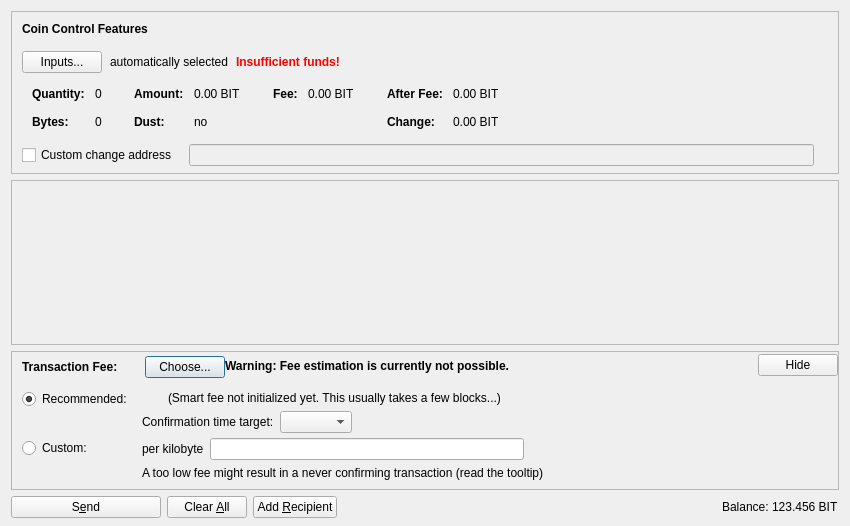
<?xml version="1.0" encoding="UTF-8"?>
<ui version="4.0">
 <class>SendCoinsDialog</class>
 <widget class="QDialog" name="SendCoinsDialog">
  <property name="geometry">
   <rect>
    <x>0</x>
    <y>0</y>
    <width>850</width>
    <height>526</height>
   </rect>
  </property>
  <property name="windowTitle">
   <string>Send Coins</string>
  </property>
  <layout class="QVBoxLayout" name="verticalLayout" stretch="0,1,0,0">
   <property name="bottomMargin">
    <number>8</number>
   </property>
   <item>
    <widget class="QFrame" name="frameCoinControl">
     <property name="sizePolicy">
      <sizepolicy hsizetype="Expanding" vsizetype="Expanding">
       <horstretch>0</horstretch>
       <verstretch>0</verstretch>
      </sizepolicy>
     </property>
     <property name="maximumSize">
      <size>
       <width>16777215</width>
       <height>16777215</height>
      </size>
     </property>
     <property name="frameShape">
      <enum>QFrame::StyledPanel</enum>
     </property>
     <property name="frameShadow">
      <enum>QFrame::Sunken</enum>
     </property>
     <layout class="QVBoxLayout" name="verticalLayoutCoinControl2">
      <property name="spacing">
       <number>0</number>
      </property>
      <property name="leftMargin">
       <number>0</number>
      </property>
      <property name="topMargin">
       <number>0</number>
      </property>
      <property name="rightMargin">
       <number>0</number>
      </property>
      <property name="bottomMargin">
       <number>6</number>
      </property>
      <item>
       <layout class="QVBoxLayout" name="verticalLayoutCoinControl" stretch="0,0,0,0,1">
        <property name="spacing">
         <number>0</number>
        </property>
        <property name="leftMargin">
         <number>10</number>
        </property>
        <property name="topMargin">
         <number>10</number>
        </property>
        <item>
         <layout class="QHBoxLayout" name="horizontalLayoutCoinControl1">
          <property name="bottomMargin">
           <number>15</number>
          </property>
          <item>
           <widget class="QLabel" name="labelCoinControlFeatures">
            <property name="sizePolicy">
             <sizepolicy hsizetype="Preferred" vsizetype="Maximum">
              <horstretch>0</horstretch>
              <verstretch>0</verstretch>
             </sizepolicy>
            </property>
            <property name="font">
             <font>
              <weight>75</weight>
              <bold>true</bold>
             </font>
            </property>
            <property name="styleSheet">
             <string notr="true">font-weight:bold;</string>
            </property>
            <property name="text">
             <string>Coin Control Features</string>
            </property>
           </widget>
          </item>
         </layout>
        </item>
        <item>
         <layout class="QHBoxLayout" name="horizontalLayoutCoinControl2" stretch="0,0,0,0">
          <property name="spacing">
           <number>8</number>
          </property>
          <property name="bottomMargin">
           <number>10</number>
          </property>
          <item>
           <widget class="QPushButton" name="pushButtonCoinControl">
            <property name="styleSheet">
             <string notr="true"/>
            </property>
            <property name="text">
             <string>Inputs...</string>
            </property>
            <property name="autoDefault">
             <bool>false</bool>
            </property>
           </widget>
          </item>
          <item>
           <widget class="QLabel" name="labelCoinControlAutomaticallySelected">
            <property name="text">
             <string>automatically selected</string>
            </property>
            <property name="margin">
             <number>5</number>
            </property>
           </widget>
          </item>
          <item>
           <widget class="QLabel" name="labelCoinControlInsuffFunds">
            <property name="font">
             <font>
              <weight>75</weight>
              <bold>true</bold>
             </font>
            </property>
            <property name="styleSheet">
             <string notr="true">color:red;font-weight:bold;</string>
            </property>
            <property name="text">
             <string>Insufficient funds!</string>
            </property>
            <property name="margin">
             <number>5</number>
            </property>
           </widget>
          </item>
          <item>
           <spacer name="horizontalSpacerCoinControl">
            <property name="orientation">
             <enum>Qt::Horizontal</enum>
            </property>
            <property name="sizeHint" stdset="0">
             <size>
              <width>40</width>
              <height>1</height>
             </size>
            </property>
           </spacer>
          </item>
         </layout>
        </item>
        <item>
         <widget class="QWidget" name="widgetCoinControl" native="true">
          <property name="sizePolicy">
           <sizepolicy hsizetype="Preferred" vsizetype="Preferred">
            <horstretch>0</horstretch>
            <verstretch>0</verstretch>
           </sizepolicy>
          </property>
          <property name="minimumSize">
           <size>
            <width>0</width>
            <height>0</height>
           </size>
          </property>
          <property name="styleSheet">
           <string notr="true"/>
          </property>
          <layout class="QHBoxLayout" name="horizontalLayoutCoinControl5">
           <property name="leftMargin">
            <number>0</number>
           </property>
           <property name="topMargin">
            <number>0</number>
           </property>
           <property name="rightMargin">
            <number>0</number>
           </property>
           <property name="bottomMargin">
            <number>0</number>
           </property>
           <item>
            <layout class="QHBoxLayout" name="horizontalLayoutCoinControl3" stretch="0,0,0,1">
             <property name="spacing">
              <number>20</number>
             </property>
             <property name="topMargin">
              <number>0</number>
             </property>
             <property name="bottomMargin">
              <number>10</number>
             </property>
             <item>
              <layout class="QFormLayout" name="formLayoutCoinControl1">
               <property name="horizontalSpacing">
                <number>10</number>
               </property>
               <property name="verticalSpacing">
                <number>14</number>
               </property>
               <property name="leftMargin">
                <number>10</number>
               </property>
               <property name="topMargin">
                <number>4</number>
               </property>
               <property name="rightMargin">
                <number>6</number>
               </property>
               <item row="0" column="0">
                <widget class="QLabel" name="labelCoinControlQuantityText">
                 <property name="font">
                  <font>
                   <weight>75</weight>
                   <bold>true</bold>
                  </font>
                 </property>
                 <property name="text">
                  <string>Quantity:</string>
                 </property>
                 <property name="margin">
                  <number>0</number>
                 </property>
                </widget>
               </item>
               <item row="0" column="1">
                <widget class="QLabel" name="labelCoinControlQuantity">
                 <property name="cursor">
                  <cursorShape>IBeamCursor</cursorShape>
                 </property>
                 <property name="contextMenuPolicy">
                  <enum>Qt::ActionsContextMenu</enum>
                 </property>
                 <property name="text">
                  <string notr="true">0</string>
                 </property>
                 <property name="margin">
                  <number>0</number>
                 </property>
                 <property name="textInteractionFlags">
                  <set>Qt::LinksAccessibleByMouse|Qt::TextSelectableByKeyboard|Qt::TextSelectableByMouse</set>
                 </property>
                </widget>
               </item>
               <item row="1" column="0">
                <widget class="QLabel" name="labelCoinControlBytesText">
                 <property name="font">
                  <font>
                   <weight>75</weight>
                   <bold>true</bold>
                  </font>
                 </property>
                 <property name="text">
                  <string>Bytes:</string>
                 </property>
                </widget>
               </item>
               <item row="1" column="1">
                <widget class="QLabel" name="labelCoinControlBytes">
                 <property name="cursor">
                  <cursorShape>IBeamCursor</cursorShape>
                 </property>
                 <property name="contextMenuPolicy">
                  <enum>Qt::ActionsContextMenu</enum>
                 </property>
                 <property name="text">
                  <string notr="true">0</string>
                 </property>
                 <property name="textInteractionFlags">
                  <set>Qt::LinksAccessibleByMouse|Qt::TextSelectableByKeyboard|Qt::TextSelectableByMouse</set>
                 </property>
                </widget>
               </item>
              </layout>
             </item>
             <item>
              <layout class="QFormLayout" name="formLayoutCoinControl2">
               <property name="horizontalSpacing">
                <number>10</number>
               </property>
               <property name="verticalSpacing">
                <number>14</number>
               </property>
               <property name="leftMargin">
                <number>6</number>
               </property>
               <property name="topMargin">
                <number>4</number>
               </property>
               <property name="rightMargin">
                <number>6</number>
               </property>
               <item row="0" column="0">
                <widget class="QLabel" name="labelCoinControlAmountText">
                 <property name="font">
                  <font>
                   <weight>75</weight>
                   <bold>true</bold>
                  </font>
                 </property>
                 <property name="text">
                  <string>Amount:</string>
                 </property>
                 <property name="margin">
                  <number>0</number>
                 </property>
                </widget>
               </item>
               <item row="0" column="1">
                <widget class="QLabel" name="labelCoinControlAmount">
                 <property name="cursor">
                  <cursorShape>IBeamCursor</cursorShape>
                 </property>
                 <property name="contextMenuPolicy">
                  <enum>Qt::ActionsContextMenu</enum>
                 </property>
                 <property name="text">
                  <string notr="true">0.00 BIT</string>
                 </property>
                 <property name="textInteractionFlags">
                  <set>Qt::LinksAccessibleByMouse|Qt::TextSelectableByKeyboard|Qt::TextSelectableByMouse</set>
                 </property>
                </widget>
               </item>
               <item row="1" column="0">
                <widget class="QLabel" name="labelCoinControlLowOutputText">
                 <property name="font">
                  <font>
                   <weight>75</weight>
                   <bold>true</bold>
                  </font>
                 </property>
                 <property name="text">
                  <string>Dust:</string>
                 </property>
                </widget>
               </item>
               <item row="1" column="1">
                <widget class="QLabel" name="labelCoinControlLowOutput">
                 <property name="cursor">
                  <cursorShape>IBeamCursor</cursorShape>
                 </property>
                 <property name="contextMenuPolicy">
                  <enum>Qt::ActionsContextMenu</enum>
                 </property>
                 <property name="text">
                  <string notr="true">no</string>
                 </property>
                 <property name="textInteractionFlags">
                  <set>Qt::LinksAccessibleByMouse|Qt::TextSelectableByKeyboard|Qt::TextSelectableByMouse</set>
                 </property>
                </widget>
               </item>
              </layout>
             </item>
             <item>
              <layout class="QFormLayout" name="formLayoutCoinControl3">
               <property name="horizontalSpacing">
                <number>10</number>
               </property>
               <property name="verticalSpacing">
                <number>14</number>
               </property>
               <property name="leftMargin">
                <number>6</number>
               </property>
               <property name="topMargin">
                <number>4</number>
               </property>
               <property name="rightMargin">
                <number>6</number>
               </property>
               <item row="0" column="0">
                <widget class="QLabel" name="labelCoinControlFeeText">
                 <property name="font">
                  <font>
                   <weight>75</weight>
                   <bold>true</bold>
                  </font>
                 </property>
                 <property name="text">
                  <string>Fee:</string>
                 </property>
                 <property name="margin">
                  <number>0</number>
                 </property>
                </widget>
               </item>
               <item row="0" column="1">
                <widget class="QLabel" name="labelCoinControlFee">
                 <property name="cursor">
                  <cursorShape>IBeamCursor</cursorShape>
                 </property>
                 <property name="contextMenuPolicy">
                  <enum>Qt::ActionsContextMenu</enum>
                 </property>
                 <property name="text">
                  <string notr="true">0.00 BIT</string>
                 </property>
                 <property name="textInteractionFlags">
                  <set>Qt::LinksAccessibleByMouse|Qt::TextSelectableByKeyboard|Qt::TextSelectableByMouse</set>
                 </property>
                </widget>
               </item>
              </layout>
             </item>
             <item>
              <layout class="QFormLayout" name="formLayoutCoinControl4">
               <property name="horizontalSpacing">
                <number>10</number>
               </property>
               <property name="verticalSpacing">
                <number>14</number>
               </property>
               <property name="leftMargin">
                <number>6</number>
               </property>
               <property name="topMargin">
                <number>4</number>
               </property>
               <property name="rightMargin">
                <number>6</number>
               </property>
               <item row="0" column="0">
                <widget class="QLabel" name="labelCoinControlAfterFeeText">
                 <property name="font">
                  <font>
                   <weight>75</weight>
                   <bold>true</bold>
                  </font>
                 </property>
                 <property name="text">
                  <string>After Fee:</string>
                 </property>
                 <property name="margin">
                  <number>0</number>
                 </property>
                </widget>
               </item>
               <item row="0" column="1">
                <widget class="QLabel" name="labelCoinControlAfterFee">
                 <property name="cursor">
                  <cursorShape>IBeamCursor</cursorShape>
                 </property>
                 <property name="contextMenuPolicy">
                  <enum>Qt::ActionsContextMenu</enum>
                 </property>
                 <property name="text">
                  <string notr="true">0.00 BIT</string>
                 </property>
                 <property name="textInteractionFlags">
                  <set>Qt::LinksAccessibleByMouse|Qt::TextSelectableByKeyboard|Qt::TextSelectableByMouse</set>
                 </property>
                </widget>
               </item>
               <item row="1" column="0">
                <widget class="QLabel" name="labelCoinControlChangeText">
                 <property name="font">
                  <font>
                   <weight>75</weight>
                   <bold>true</bold>
                  </font>
                 </property>
                 <property name="text">
                  <string>Change:</string>
                 </property>
                </widget>
               </item>
               <item row="1" column="1">
                <widget class="QLabel" name="labelCoinControlChange">
                 <property name="cursor">
                  <cursorShape>IBeamCursor</cursorShape>
                 </property>
                 <property name="contextMenuPolicy">
                  <enum>Qt::ActionsContextMenu</enum>
                 </property>
                 <property name="text">
                  <string notr="true">0.00 BIT</string>
                 </property>
                 <property name="textInteractionFlags">
                  <set>Qt::LinksAccessibleByMouse|Qt::TextSelectableByKeyboard|Qt::TextSelectableByMouse</set>
                 </property>
                </widget>
               </item>
              </layout>
             </item>
            </layout>
           </item>
          </layout>
         </widget>
        </item>
        <item>
         <layout class="QHBoxLayout" name="horizontalLayoutCoinControl4" stretch="0,0,0">
          <property name="spacing">
           <number>12</number>
          </property>
          <property name="sizeConstraint">
           <enum>QLayout::SetDefaultConstraint</enum>
          </property>
          <property name="topMargin">
           <number>5</number>
          </property>
          <property name="rightMargin">
           <number>5</number>
          </property>
          <item>
           <widget class="QCheckBox" name="checkBoxCoinControlChange">
            <property name="toolTip">
             <string>If this is activated, but the change address is empty or invalid, change will be sent to a newly generated address.</string>
            </property>
            <property name="text">
             <string>Custom change address</string>
            </property>
           </widget>
          </item>
          <item>
           <widget class="QValidatedLineEdit" name="lineEditCoinControlChange">
            <property name="enabled">
             <bool>false</bool>
            </property>
            <property name="sizePolicy">
             <sizepolicy hsizetype="Expanding" vsizetype="Fixed">
              <horstretch>0</horstretch>
              <verstretch>0</verstretch>
             </sizepolicy>
            </property>
           </widget>
          </item>
          <item>
           <widget class="QLabel" name="labelCoinControlChangeLabel">
            <property name="sizePolicy">
             <sizepolicy hsizetype="Preferred" vsizetype="Expanding">
              <horstretch>0</horstretch>
              <verstretch>0</verstretch>
             </sizepolicy>
            </property>
            <property name="minimumSize">
             <size>
              <width>0</width>
              <height>0</height>
             </size>
            </property>
            <property name="text">
             <string/>
            </property>
            <property name="margin">
             <number>3</number>
            </property>
           </widget>
          </item>
         </layout>
        </item>
        <item>
         <spacer name="verticalSpacerCoinControl">
          <property name="orientation">
           <enum>Qt::Vertical</enum>
          </property>
          <property name="sizeHint" stdset="0">
           <size>
            <width>800</width>
            <height>1</height>
           </size>
          </property>
         </spacer>
        </item>
       </layout>
      </item>
     </layout>
    </widget>
   </item>
   <item>
    <widget class="QScrollArea" name="scrollArea">
     <property name="widgetResizable">
      <bool>true</bool>
     </property>
     <widget class="QWidget" name="scrollAreaWidgetContents">
      <property name="geometry">
       <rect>
        <x>0</x>
        <y>0</y>
        <width>830</width>
        <height>104</height>
       </rect>
      </property>
      <layout class="QVBoxLayout" name="verticalLayout_2" stretch="0,1">
       <property name="leftMargin">
        <number>0</number>
       </property>
       <property name="topMargin">
        <number>0</number>
       </property>
       <property name="rightMargin">
        <number>0</number>
       </property>
       <property name="bottomMargin">
        <number>0</number>
       </property>
       <item>
        <layout class="QVBoxLayout" name="entries">
         <property name="spacing">
          <number>6</number>
         </property>
        </layout>
       </item>
       <item>
        <spacer name="verticalSpacer">
         <property name="orientation">
          <enum>Qt::Vertical</enum>
         </property>
         <property name="sizeHint" stdset="0">
          <size>
           <width>20</width>
           <height>40</height>
          </size>
         </property>
        </spacer>
       </item>
      </layout>
     </widget>
    </widget>
   </item>
   <item>
    <widget class="QFrame" name="frameFee">
     <property name="sizePolicy">
      <sizepolicy hsizetype="Expanding" vsizetype="Expanding">
       <horstretch>0</horstretch>
       <verstretch>0</verstretch>
      </sizepolicy>
     </property>
     <property name="maximumSize">
      <size>
       <width>16777215</width>
       <height>16777215</height>
      </size>
     </property>
     <property name="frameShape">
      <enum>QFrame::StyledPanel</enum>
     </property>
     <property name="frameShadow">
      <enum>QFrame::Sunken</enum>
     </property>
     <layout class="QVBoxLayout" name="verticalLayoutFee1">
      <property name="spacing">
       <number>0</number>
      </property>
      <property name="leftMargin">
       <number>0</number>
      </property>
      <property name="topMargin">
       <number>0</number>
      </property>
      <property name="rightMargin">
       <number>0</number>
      </property>
      <property name="bottomMargin">
       <number>0</number>
      </property>
      <item>
       <layout class="QVBoxLayout" name="verticalLayoutFee2" stretch="0,0,0">
        <property name="spacing">
         <number>0</number>
        </property>
        <property name="leftMargin">
         <number>10</number>
        </property>
        <property name="topMargin">
         <number>0</number>
        </property>
        <item>
         <layout class="QHBoxLayout" name="horizontalLayoutFee1">
          <property name="bottomMargin">
           <number>0</number>
          </property>
          <item>
           <layout class="QVBoxLayout" name="verticalLayoutFee7">
            <property name="spacing">
             <number>0</number>
            </property>
            <item>
             <spacer name="verticalSpacerSmartFee">
              <property name="orientation">
               <enum>Qt::Vertical</enum>
              </property>
              <property name="sizeType">
               <enum>QSizePolicy::Fixed</enum>
              </property>
              <property name="sizeHint" stdset="0">
               <size>
                <width>1</width>
                <height>4</height>
               </size>
              </property>
             </spacer>
            </item>
            <item>
             <layout class="QHBoxLayout" name="horizontalLayoutSmartFee">
              <property name="spacing">
               <number>10</number>
              </property>
              <item>
               <widget class="QLabel" name="labelFeeHeadline">
                <property name="sizePolicy">
                 <sizepolicy hsizetype="Preferred" vsizetype="Maximum">
                  <horstretch>0</horstretch>
                  <verstretch>0</verstretch>
                 </sizepolicy>
                </property>
                <property name="font">
                 <font>
                  <weight>75</weight>
                  <bold>true</bold>
                 </font>
                </property>
                <property name="styleSheet">
                 <string notr="true">font-weight:bold;</string>
                </property>
                <property name="text">
                 <string>Transaction Fee:</string>
                </property>
               </widget>
              </item>
              <item>
               <widget class="QLabel" name="labelFeeMinimized">
                <property name="text">
                 <string/>
                </property>
               </widget>
              </item>
              <item>
               <widget class="QPushButton" name="buttonChooseFee">
                <property name="text">
                 <string>Choose...</string>
                </property>
               </widget>
              </item>
             </layout>
            </item>
            <item>
             <spacer name="verticalSpacer_5">
              <property name="orientation">
               <enum>Qt::Vertical</enum>
              </property>
              <property name="sizeHint" stdset="0">
               <size>
                <width>1</width>
                <height>1</height>
               </size>
              </property>
             </spacer>
            </item>
           </layout>
          </item>
          <item>
           <widget class="QLabel" name="fallbackFeeWarningLabel">
            <property name="toolTip">
             <string>Using the fallbackfee can result in sending a transaction that will take several hours or days (or never) to confirm. Consider choosing your fee manually or wait until you have validated the complete chain.</string>
            </property>
            <property name="font">
            <font>
                <weight>75</weight>
                <bold>true</bold>
            </font>
            </property>
            <property name="text">
             <string>Warning: Fee estimation is currently not possible.</string>
            </property>
            <property name="wordWrap">
             <bool>false</bool>
            </property>
           </widget>
          </item>
          <item>
           <spacer name="horizontalSpacer_4">
            <property name="orientation">
             <enum>Qt::Horizontal</enum>
            </property>
            <property name="sizeType">
             <enum>QSizePolicy::MinimumExpanding</enum>
            </property>
            <property name="sizeHint" stdset="0">
             <size>
              <width>40</width>
              <height>20</height>
             </size>
            </property>
           </spacer>
          </item>
          <item>
           <widget class="QPushButton" name="buttonMinimizeFee">
            <property name="toolTip">
             <string>collapse fee-settings</string>
            </property>
            <property name="text">
             <string>Hide</string>
            </property>
           </widget>
          </item>
         </layout>
        </item>
        <item>
         <widget class="QFrame" name="frameFeeSelection">
          <layout class="QVBoxLayout" name="verticalLayoutFee12">
           <property name="spacing">
            <number>0</number>
           </property>
           <property name="leftMargin">
            <number>0</number>
           </property>
           <property name="topMargin">
            <number>0</number>
           </property>
           <property name="rightMargin">
            <number>0</number>
           </property>
           <property name="bottomMargin">
            <number>0</number>
           </property>
           <item>
            <layout class="QGridLayout" name="gridLayoutFee">
             <property name="topMargin">
              <number>10</number>
             </property>
             <property name="bottomMargin">
              <number>4</number>
             </property>
             <property name="horizontalSpacing">
              <number>10</number>
             </property>
             <property name="verticalSpacing">
              <number>4</number>
             </property>
             <item row="1" column="1">
              <layout class="QVBoxLayout" name="verticalLayoutFee8">
               <property name="spacing">
                <number>6</number>
               </property>
               <item>
                <layout class="QHBoxLayout" name="horizontalLayoutFee13">
                 <item>
                  <widget class="QLabel" name="labelCustomPerKilobyte">
                   <property name="toolTip">
                    <string>Specify a custom fee per kB (1,000 bytes) of the transaction's virtual size.

Note:  Since the fee is calculated on a per-byte basis, a fee of "100 satoshis per kB" for a transaction size of 500 bytes (half of 1 kB) would ultimately yield a fee of only 50 satoshis.</string>
                   </property>
                   <property name="text">
                    <string>per kilobyte</string>
                   </property>
                  </widget>
                 </item>
                 <item>
                  <widget class="BitcoinAmountField" name="customFee"/>
                 </item>
                 <item>
                  <spacer name="horizontalSpacer_6">
                   <property name="orientation">
                    <enum>Qt::Horizontal</enum>
                   </property>
                   <property name="sizeHint" stdset="0">
                    <size>
                     <width>1</width>
                     <height>1</height>
                    </size>
                   </property>
                  </spacer>
                 </item>
                </layout>
               </item>
               <item>
                <layout class="QHBoxLayout" name="horizontalLayoutFee8">
                 <item>
                  <widget class="QLabel" name="labelCustomFeeWarning">
                   <property name="enabled">
                    <bool>true</bool>
                   </property>
                   <property name="toolTip">
                    <string>When there is less transaction volume than space in the blocks, miners as well as relaying nodes may enforce a minimum fee. Paying only this minimum fee is just fine, but be aware that this can result in a never confirming transaction once there is more demand for bitnet transactions than the network can process.</string>
                   </property>
                   <property name="text">
                    <string>A too low fee might result in a never confirming transaction (read the tooltip)</string>
                   </property>
                  </widget>
                 </item>
                 <item>
                  <spacer name="horizontalSpacer_2">
                   <property name="orientation">
                    <enum>Qt::Horizontal</enum>
                   </property>
                   <property name="sizeHint" stdset="0">
                    <size>
                     <width>1</width>
                     <height>1</height>
                    </size>
                   </property>
                  </spacer>
                 </item>
                </layout>
               </item>
              </layout>
             </item>
             <item row="0" column="0">
              <layout class="QVBoxLayout" name="verticalLayoutFee4" stretch="0,1">
               <item>
                <widget class="QRadioButton" name="radioSmartFee">
                 <property name="text">
                  <string>Recommended:</string>
                 </property>
                 <property name="checked">
                  <bool>true</bool>
                 </property>
                 <attribute name="buttonGroup">
                  <string notr="true">groupFee</string>
                 </attribute>
                </widget>
               </item>
               <item>
                <spacer name="verticalSpacer_2">
                 <property name="orientation">
                  <enum>Qt::Vertical</enum>
                 </property>
                 <property name="sizeHint" stdset="0">
                  <size>
                   <width>1</width>
                   <height>1</height>
                  </size>
                 </property>
                </spacer>
               </item>
              </layout>
             </item>
             <item row="1" column="0">
              <layout class="QVBoxLayout" name="verticalLayoutFee9" stretch="0,1">
               <item>
                <widget class="QRadioButton" name="radioCustomFee">
                 <property name="text">
                  <string>Custom:</string>
                 </property>
                 <attribute name="buttonGroup">
                  <string notr="true">groupFee</string>
                 </attribute>
                </widget>
               </item>
               <item>
                <spacer name="verticalSpacer_6">
                 <property name="orientation">
                  <enum>Qt::Vertical</enum>
                 </property>
                 <property name="sizeHint" stdset="0">
                  <size>
                   <width>1</width>
                   <height>1</height>
                  </size>
                 </property>
                </spacer>
               </item>
              </layout>
             </item>
             <item row="0" column="1">
              <layout class="QVBoxLayout" name="verticalLayoutFee3" stretch="0,0,1">
               <property name="spacing">
                <number>6</number>
               </property>
               <property name="topMargin">
                <number>2</number>
               </property>
               <item>
                <layout class="QHBoxLayout" name="horizontalLayoutFee12">
                 <item>
                  <widget class="QLabel" name="labelSmartFee">
                   <property name="text">
                    <string/>
                   </property>
                  </widget>
                 </item>
                 <item>
                  <widget class="QLabel" name="labelFeeEstimation">
                   <property name="text">
                    <string/>
                   </property>
                  </widget>
                 </item>
                 <item>
                  <widget class="QLabel" name="labelSmartFee2">
                   <property name="text">
                    <string>(Smart fee not initialized yet. This usually takes a few blocks...)</string>
                   </property>
                  </widget>
                 </item>
                 <item>
                  <spacer name="horizontalSpacer_5">
                   <property name="orientation">
                    <enum>Qt::Horizontal</enum>
                   </property>
                   <property name="sizeHint" stdset="0">
                    <size>
                     <width>1</width>
                     <height>1</height>
                    </size>
                   </property>
                  </spacer>
                 </item>
                </layout>
               </item>
               <item>
                <layout class="QHBoxLayout" name="horizontalLayoutFee9">
                 <item>
                  <layout class="QVBoxLayout" name="verticalLayoutFee6">
                   <item>
                    <widget class="QLabel" name="labelSmartFee3">
                     <property name="text">
                      <string>Confirmation time target:</string>
                     </property>
                    </widget>
                   </item>
                  </layout>
                 </item>
                 <item>
                  <layout class="QVBoxLayout" name="verticalLayoutFee5">
                   <property name="rightMargin">
                    <number>30</number>
                   </property>
                   <item>
                    <layout class="QHBoxLayout" name="horizontalLayoutConfTarget">
                     <property name="bottomMargin">
                      <number>0</number>
                     </property>
                     <item>
                      <widget class="QComboBox" name="confTargetSelector"/>
                     </item>
                     <item>
                      <spacer name="horizontalSpacerConfTarget">
                       <property name="orientation">
                        <enum>Qt::Horizontal</enum>
                       </property>
                       <property name="sizeHint" stdset="0">
                        <size>
                         <width>40</width>
                         <height>20</height>
                        </size>
                       </property>
                      </spacer>
                     </item>
                    </layout>
                   </item>
                  </layout>
                 </item>
                </layout>
               </item>
               <item>
                <spacer name="verticalSpacer_4">
                 <property name="orientation">
                  <enum>Qt::Vertical</enum>
                 </property>
                 <property name="sizeHint" stdset="0">
                  <size>
                   <width>1</width>
                   <height>1</height>
                  </size>
                 </property>
                </spacer>
               </item>
              </layout>
             </item>
            </layout>
           </item>
          </layout>
         </widget>
        </item>
        <item>
         <spacer name="verticalSpacerFee">
          <property name="orientation">
           <enum>Qt::Vertical</enum>
          </property>
          <property name="sizeHint" stdset="0">
           <size>
            <width>40</width>
            <height>5</height>
           </size>
          </property>
         </spacer>
        </item>
       </layout>
      </item>
     </layout>
    </widget>
   </item>
   <item>
    <layout class="QHBoxLayout" name="horizontalLayout">
     <item>
      <widget class="QPushButton" name="sendButton">
       <property name="minimumSize">
        <size>
         <width>150</width>
         <height>0</height>
        </size>
       </property>
       <property name="toolTip">
        <string>Confirm the send action</string>
       </property>
       <property name="text">
        <string>S&amp;end</string>
       </property>
       <property name="icon">
        <iconset resource="../bitcoin.qrc">
         <normaloff>:/icons/send</normaloff>:/icons/send</iconset>
       </property>
       <property name="autoDefault">
        <bool>false</bool>
       </property>
       <property name="default">
        <bool>false</bool>
       </property>
      </widget>
     </item>
     <item>
      <widget class="QPushButton" name="clearButton">
       <property name="sizePolicy">
        <sizepolicy hsizetype="Minimum" vsizetype="Fixed">
         <horstretch>0</horstretch>
         <verstretch>0</verstretch>
        </sizepolicy>
       </property>
       <property name="toolTip">
        <string>Clear all fields of the form.</string>
       </property>
       <property name="text">
        <string>Clear &amp;All</string>
       </property>
       <property name="icon">
        <iconset resource="../bitcoin.qrc">
         <normaloff>:/icons/remove</normaloff>:/icons/remove</iconset>
       </property>
       <property name="autoDefault">
        <bool>false</bool>
       </property>
      </widget>
     </item>
     <item>
      <widget class="QPushButton" name="addButton">
       <property name="toolTip">
        <string>Send to multiple recipients at once</string>
       </property>
       <property name="text">
        <string>Add &amp;Recipient</string>
       </property>
       <property name="icon">
        <iconset resource="../bitcoin.qrc">
         <normaloff>:/icons/add</normaloff>:/icons/add</iconset>
       </property>
       <property name="autoDefault">
        <bool>false</bool>
       </property>
      </widget>
     </item>
     <item>
      <spacer name="horizontalSpacer">
       <property name="orientation">
        <enum>Qt::Horizontal</enum>
       </property>
       <property name="sizeHint" stdset="0">
        <size>
         <width>40</width>
         <height>20</height>
        </size>
       </property>
      </spacer>
     </item>
     <item>
      <layout class="QHBoxLayout" name="horizontalLayout_2">
       <property name="spacing">
        <number>3</number>
       </property>
       <item>
        <widget class="QLabel" name="label">
         <property name="sizePolicy">
          <sizepolicy hsizetype="Preferred" vsizetype="Fixed">
           <horstretch>0</horstretch>
           <verstretch>0</verstretch>
          </sizepolicy>
         </property>
         <property name="text">
          <string>Balance:</string>
         </property>
        </widget>
       </item>
       <item>
        <widget class="QLabel" name="labelBalance">
         <property name="sizePolicy">
          <sizepolicy hsizetype="Preferred" vsizetype="Fixed">
           <horstretch>0</horstretch>
           <verstretch>0</verstretch>
          </sizepolicy>
         </property>
         <property name="cursor">
          <cursorShape>IBeamCursor</cursorShape>
         </property>
         <property name="text">
          <string notr="true">123.456 BIT</string>
         </property>
         <property name="textInteractionFlags">
          <set>Qt::LinksAccessibleByMouse|Qt::TextSelectableByKeyboard|Qt::TextSelectableByMouse</set>
         </property>
        </widget>
       </item>
      </layout>
     </item>
    </layout>
   </item>
  </layout>
 </widget>
 <customwidgets>
  <customwidget>
   <class>QValidatedLineEdit</class>
   <extends>QLineEdit</extends>
   <header>qt/qvalidatedlineedit.h</header>
  </customwidget>
  <customwidget>
   <class>BitcoinAmountField</class>
   <extends>QLineEdit</extends>
   <header>qt/bitcoinamountfield.h</header>
   <container>1</container>
  </customwidget>
 </customwidgets>
 <resources>
  <include location="../bitcoin.qrc"/>
 </resources>
 <connections/>
 <buttongroups>
  <buttongroup name="groupFee"/>
 </buttongroups>
</ui>
